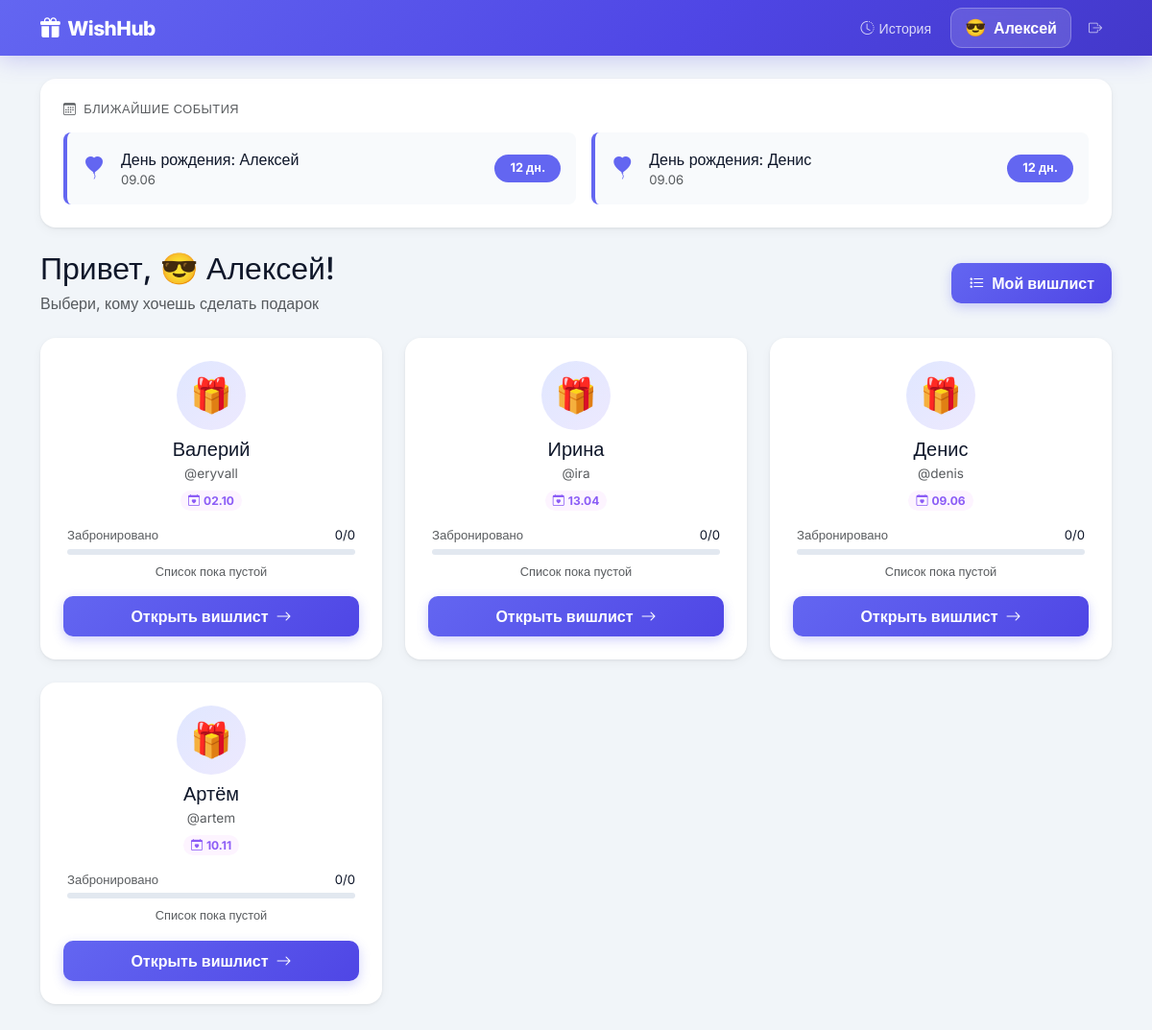
Page / (signed in) on the earlier database version.
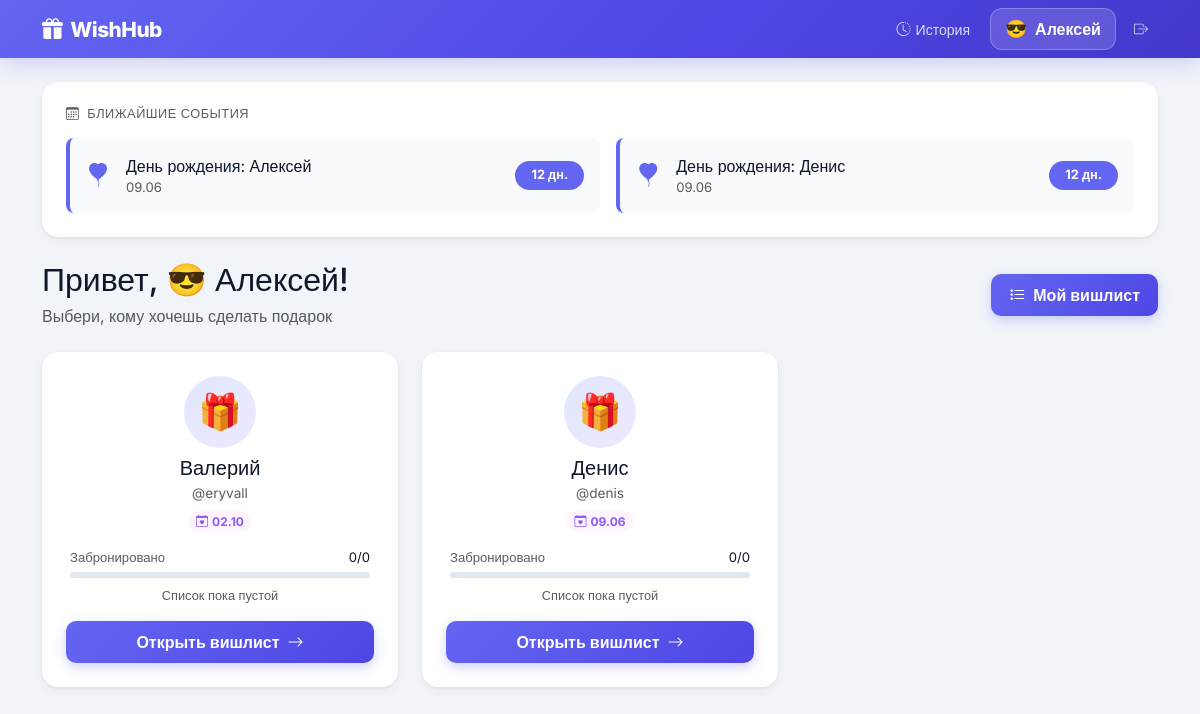
Same page on the later database version.
### app.py (models this page shows)
class User(UserMixin, db.Model):
    id            = db.Column(db.Integer, primary_key=True)
    username      = db.Column(db.String(50), unique=True, nullable=False)
    password_hash = db.Column(db.String(255), nullable=False)
    name          = db.Column(db.String(50), nullable=False)
    is_admin      = db.Column(db.Boolean, default=False)
    birthday      = db.Column(db.Date, nullable=True)
    emoji         = db.Column(db.String(10), default='🎁')
    wishes        = db.relationship('WishItem', backref='owner', lazy=True, foreign_keys='WishItem.user_id')

### app.py (the view)
@app.route('/')
@login_required
def index():
    users = User.query.filter(User.id != current_user.id).all()
    events = get_upcoming_events()
    stats = {}
    for u in users:
        total   = WishItem.query.filter_by(user_id=u.id, is_purchased=False).count()
        booked  = WishItem.query.filter_by(user_id=u.id, is_purchased=False).filter(WishItem.booked_by_id != None).count()
        stats[u.id] = {'total': total, 'booked': booked}
    return render_template('index.html', users=users, events=events, stats=stats)

### app.py (called while the page is built)
@login_manager.user_loader
def load_user(user_id):
    return db.session.get(User, int(user_id))

### templates/index.html (shortened to what this page needs)
{% extends "base.html" %}
{% block content %}
{% if events %}
<div class="mb-4">
  <div class="card-w p-4">
    <h6 class="fw-700 text-muted mb-3 d-flex align-items-center gap-2" style="font-size:.8rem;text-transform:uppercase;letter-spacing:.5px">
      <i class="bi bi-calendar3 text-indigo"></i> Ближайшие события
    </h6>
    <div class="d-flex flex-wrap gap-3">
      {% for ev in events %}
      <div class="d-flex align-items-center gap-3 p-3 rounded-3 flex-grow-1"
           style="background:{% if ev.days_left==0 %}linear-gradient(135deg,#fdf4ff,#ede9fe){% else %}#f8fafc{% endif %};min-width:240px;border-left:4px solid {% if ev.days_left==0 %}#8b5cf6{% else %}#6366f1{% endif %}">
        <i class="bi {{ ev.icon }} fs-4" style="color:{% if ev.days_left==0 %}#8b5cf6{% else %}#6366f1{% endif %}"></i>
        <div class="flex-grow-1">
          <div class="fw-600">{{ ev.text }}</div>
          <div class="text-muted" style="font-size:.82rem">{{ ev.date }}</div>
        </div>
        <span class="badge rounded-pill px-3 py-2 fw-600"
              style="background:{% if ev.days_left==0 %}#8b5cf6{% else %}#6366f1{% endif %};color:#fff;font-size:.8rem">
          {% if ev.days_left == 0 %}🎉 Сегодня!{% else %}{{ ev.days_left }} дн.{% endif %}
        </span>
      </div>
      {% endfor %}
    </div>
  </div>
</div>
{% endif %}
<div class="d-flex align-items-center justify-content-between mb-4">
  <div>
    <h2 class="fw-800 mb-0">Привет, {{ current_user.emoji }} {{ current_user.name }}!</h2>
    <p class="text-muted mb-0 mt-1">Выбери, кому хочешь сделать подарок</p>
  </div>
  <a href="{{ url_for('my_wishlist') }}" class="btn btn-w btn-w-primary">
    <i class="bi bi-list-stars me-1"></i> Мой вишлист
  </a>
</div>
{% if users %}
<div class="row g-4">
  {% for u in users %}
  {% set s = stats[u.id] %}
  <div class="col-sm-6 col-lg-4">
    <div class="card-w p-4 h-100 d-flex flex-col" style="flex-direction:column">
      <div class="text-center mb-3">
        <div class="d-inline-flex align-items-center justify-content-center rounded-circle mb-2"
             style="width:72px;height:72px;font-size:2.2rem;background:linear-gradient(135deg,#e0e7ff,#ede9fe)">
          {{ u.emoji }}
        </div>
        <h5 class="fw-700 mb-0">{{ u.name }}</h5>
        <span class="text-muted" style="font-size:.85rem">@{{ u.username }}</span>
        {% if u.birthday %}
        <div class="mt-1">
          <span class="badge rounded-pill px-2 py-1" style="background:#fdf4ff;color:#8b5cf6;font-size:.75rem">
            <i class="bi bi-calendar-heart me-1"></i>{{ u.birthday.strftime('%d.%m') }}
          </span>
        </div>
        {% endif %}
      </div>
      <div class="mb-3 px-1">
        <div class="d-flex justify-content-between mb-1">
          <span class="text-muted" style="font-size:.82rem">Забронировано</span>
          <span class="fw-600" style="font-size:.82rem">{{ s.booked }}/{{ s.total }}</span>
        </div>
        <div class="progress-w">
        </div>
        {% if s.total == 0 %}
        <p class="text-muted text-center mt-2 mb-0" style="font-size:.8rem">Список пока пустой</p>
        {% elif s.booked == s.total %}
        <p class="text-success text-center mt-2 mb-0 fw-600" style="font-size:.8rem">✅ Все желания забронированы!</p>
        {% else %}
        <p class="text-muted text-center mt-2 mb-0" style="font-size:.8rem">{{ s.total - s.booked }} желан{{ 'ие' if (s.total-s.booked)==1 else 'ия' if (s.total-s.booked) in [2,3,4] else 'ий' }} ждут</p>
        {% endif %}
      </div>
      <a href="{{ url_for('view_wishlist', user_id=u.id) }}" class="btn btn-w btn-w-primary w-100 mt-auto">
        Открыть вишлист <i class="bi bi-arrow-right ms-1"></i>
      </a>
    </div>
  </div>
  {% endfor %}
</div>
{% else %}
<div class="text-center py-5 card-w">
  <div style="font-size:4rem">👨‍👩‍👧‍👦</div>
  <h4 class="fw-700 mt-3">Семья пока не добавлена</h4>
  <p class="text-muted">Попроси администратора добавить остальных членов семьи</p>
</div>
{% endif %}
{% endblock %}

### templates/base.html (shortened to what this page needs)
<!DOCTYPE html>
<html lang="ru">
<head>
<link href="https://cdn.jsdelivr.net/npm/bootstrap@5.3.0/dist/css/bootstrap.min.css" rel="stylesheet">
<link href="https://cdn.jsdelivr.net/npm/bootstrap-icons@1.11.3/font/bootstrap-icons.min.css" rel="stylesheet">
</head>
<body>
<nav class="navbar navbar-expand-lg navbar-custom py-2 mb-4">
  <div class="container">
    <a class="navbar-brand text-white d-flex align-items-center gap-2" href="{{ url_for('index') }}">
      <i class="bi bi-gift-fill"></i> WishHub
    </a>
    {% if current_user.is_authenticated %}
    <div class="d-flex align-items-center gap-2 ms-auto flex-wrap">
      <a href="{{ url_for('history') }}" class="nav-history-btn">
        <i class="bi bi-clock-history"></i><span class="d-none d-sm-inline">История</span>
      </a>
      <a href="{{ url_for('my_wishlist') }}" class="nav-user-btn">
        <span style="font-size:1.1rem">{{ current_user.emoji }}</span>
        <span>{{ current_user.name }}</span>
      </a>
      <form method="POST" action="{{ url_for('logout') }}" class="m-0">
        <button type="submit" class="nav-link-logout border-0 bg-transparent cursor-pointer">
          <i class="bi bi-box-arrow-right"></i>
        </button>
      </form>
    </div>
    {% endif %}
  </div>
</nav>
<div class="container pb-5">
  {% block content %}{% endblock %}
</div>
</body>
</html>

### templates/base.html (style rules this page uses)
:root { --indigo: #6366f1; --indigo-d: #4f46e5; --indigo-l: #e0e7ff; --bg: #f1f5f9; --card: #fff; --text: #0f172a; --muted: #64748b; --border: #e2e8f0; --shadow: 0 1px 3px rgba(0,0,0,.07), 0 4px 12px rgba(0,0,0,.04); --shadow-lg: 0 8px 30px rgba(99,102,241,.12); --radius: 16px; --radius-sm: 10px; }
* { box-sizing: border-box; }
body { font-family:'Inter',sans-serif; background:var(--bg); color:var(--text); min-height:100vh; }
.navbar-custom { background: linear-gradient(135deg, #6366f1 0%, #4f46e5 60%, #4338ca 100%); box-shadow: 0 4px 24px rgba(79,70,229,.25); }
.navbar-brand { font-weight: 800; font-size: 1.3rem; letter-spacing: -.5px; }
.nav-user-btn { background: rgba(255,255,255,.15); backdrop-filter: blur(8px); border: 1px solid rgba(255,255,255,.25); border-radius: 12px; color: #fff; padding: 7px 14px; font-weight: 600; text-decoration: none; display: flex; align-items: center; gap: 8px; transition: all .2s; }
.nav-link-logout { color: rgba(255,255,255,.7); text-decoration: none; font-size: .88rem; padding: 6px 10px; border-radius: 8px; transition: all .2s; }
.nav-history-btn { color: rgba(255,255,255,.8); text-decoration: none; font-size: .88rem; padding: 6px 12px; border-radius: 8px; transition: all .2s; display: flex; align-items: center; gap: 5px; }
.card-w { background: var(--card); border: none; border-radius: var(--radius); box-shadow: var(--shadow); transition: transform .25s, box-shadow .25s; }
.btn-w { border-radius: 10px; font-weight: 600; padding: 9px 18px; transition: all .2s; border: none; }
.btn-w-primary { background: linear-gradient(135deg,#6366f1,#4f46e5) !important; color: #fff !important; box-shadow: 0 4px 12px rgba(99,102,241,.3); }
.progress-w { height: 6px; border-radius: 99px; background: #e2e8f0; overflow: hidden; }

Differences in the rows shown:
removed User: emoji "🎁", name "Ирина", username "ira", birthday "13.04", booked "0", total "0"
removed User: emoji "🎁", name "Артём", username "artem", birthday "10.11", booked "0", total "0"
